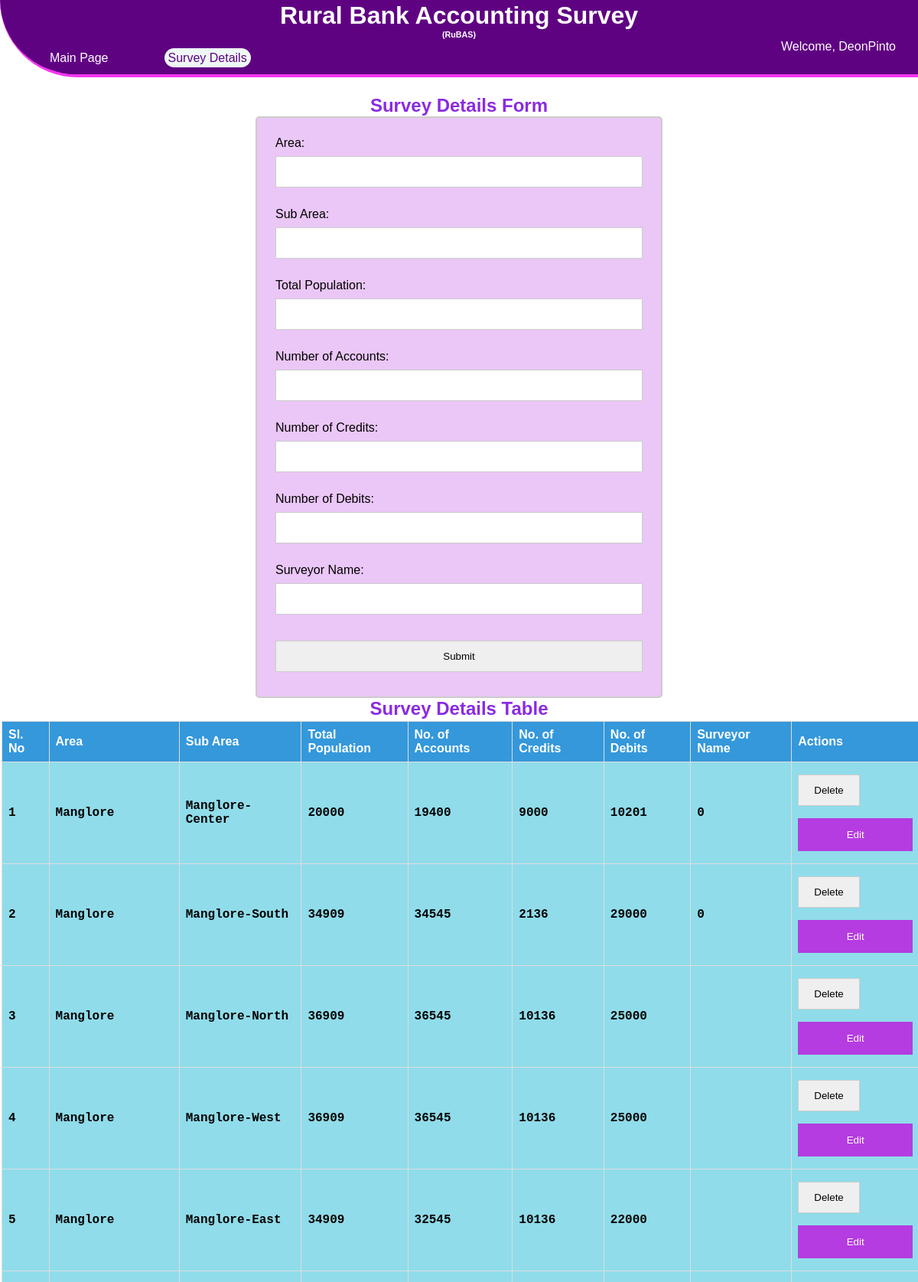
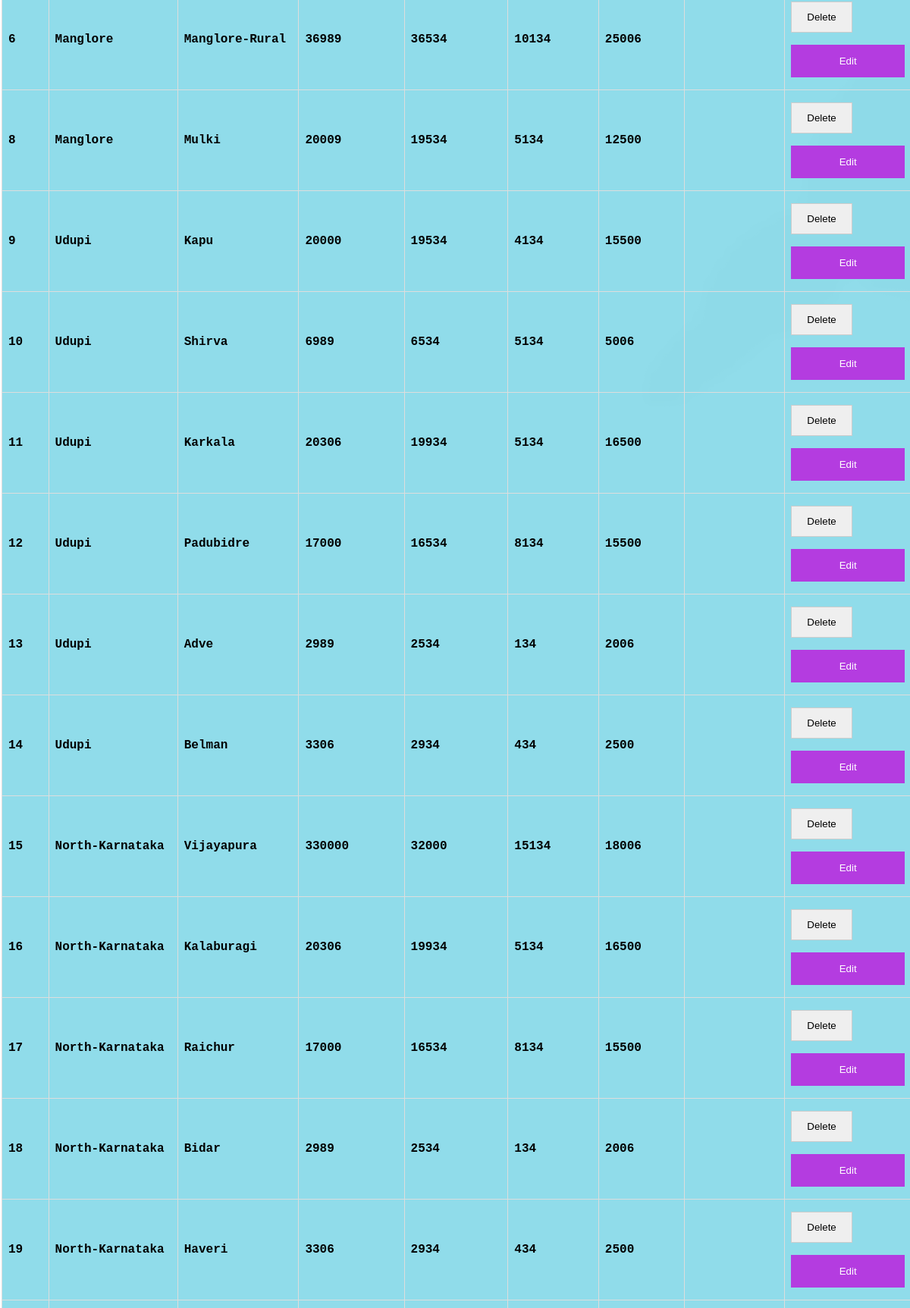
Page /SurveyorPage.php (signed in, upper part) on the committed database (2 pictures, top to bottom).
### tables this page shows
CREATE TABLE `surveydtails` (
  `sl.no` int(99) NOT NULL,
  `Area` varchar(999) NOT NULL,
  `SubArea` varchar(999) NOT NULL,
  `TotalPopulation` int(99) NOT NULL,
  `NoOfAcc` int(99) NOT NULL,
  `NoOfCredit` int(99) NOT NULL,
  `NoOfDebit` int(99) NOT NULL,
  `SurveyorName` varchar(20) NOT NULL
);

### SurveyorPage.php (the view, shortened to what this page needs)
<?php
$user_id = $_SESSION['user_id'];
include "connection.php";
$result = $conn->query("SELECT * FROM surveydtails");
?>
<!DOCTYPE html>
<html>
<head>
    <link rel="stylesheet" href="style.css">
</head>
<body>
    <img src="Images/79.png" alt="Bank" class="backGroundImg">
    <header class="headM">
        <div id="main_head">
            <h1 id="main_heading_text">
                Rural Bank Accounting Survey
            </h1>
            <h6 id="main_heading_abr">(RuBAS)</h6>
        </div>
        <diV class="navOut">
            <nav class="navbar">
                <ul>
                    <li><a href="index.php#HomeSection" id="homeSec">Main Page</a></li>
                    <li><a id="SurvBtn">Survey Details</a></li>
                    <li id="log"><a id="logDetail" onclick="toggleLogoutContainer()">
                            <?php if (isset($user_id)) : ?>
                            Welcome,
                            <?php echo $user_id; ?>
                            <?php endif; ?>
                        </a>
                    </li>
                </ul>
            </nav>
        </diV>
    </header>
    <div class="Spacetop">
        <ul class="marquee">
            <li><img src="" alt=""></li>
        </ul>
    </div>
    <div style="margin-top: 5%;">
        <h2>Survey Details Form</h2>
        <form name="surveyForm" action="" method="post" onsubmit="return validateForm()" style="width: 40%;margin: auto;padding: 2%;background-color: #b43ce049;color: black;border: #ccc 2px solid;border-radius: 5px;">
            Area: <input type="text" name="area" required><br><br>
            Sub Area: <input type="text" name="subArea" required><br><br>
            Total Population: <input type="text" name="totalPopulation" required><br><br>
            Number of Accounts: <input type="text" name="noOfAcc" required><br><br>
            Number of Credits: <input type="text" name="noOfCredit" required><br><br>
            Number of Debits: <input type="text" name="noOfDebit" required><br><br>
            Surveyor Name: <input type="text" name="surveyorName" required><br><br>
            <input type="submit" value="Submit">
        </form>
        <h2>Survey Details Table</h2>
        <table border="1">
            <tr>
                <th>Sl. No</th>
                <th>Area</th>
                <th>Sub Area</th>
                <th>Total Population</th>
                <th>No. of Accounts</th>
                <th>No. of Credits</th>
                <th>No. of Debits</th>
                <th>Surveyor Name</th>
                <th>Actions</th>
            </tr>
            <?php
    if ($result->num_rows > 0) {
        while($row = $result->fetch_assoc()) {
            echo "<tr>
                    <td>{$row['sl.no']}</td>
                    <td>{$row['Area']}</td>
                    <td>{$row['SubArea']}</td>
                    <td>{$row['TotalPopulation']}</td>
                    <td>{$row['NoOfAcc']}</td>
                    <td>{$row['NoOfCredit']}</td>
                    <td>{$row['NoOfDebit']}</td>
                    <td>{$row['SurveyorName']}</td>
                    <td>
                        <form action='' method='post' style='display:inline-block;'>
                            <input type='hidden' name='id' value='{$row['sl.no']}'>
                            <input type='hidden' name='action' value='delete'>
                            <input type='submit' value='Delete'>
                        </form>
                        <button onclick=\"editRecord(
                            '{$row['sl.no']}',
                            '{$row['Area']}',
                            '{$row['SubArea']}',
                            '{$row['TotalPopulation']}',
                            '{$row['NoOfAcc']}',
                            '{$row['NoOfCredit']}',
                            '{$row['NoOfDebit']}',
                            '{$row['SurveyorName']}'
                        )\">Edit</button>
                    </td>
                  </tr>";
        }
    } else {
        echo "<tr><td colspan='9'>No records found</td></tr>";
    }
    ?>
        </table>
    </div>
</body>
<body>
</body>
</html>

### style.css (style rules this page uses)
body { font-family: Arial, Helvetica, sans-serif; color: #888; margin: 0; display: flex; flex-direction: column; justify-content: center; align-items: center; min-height: 100vh; }
.backGroundImg { position: fixed; top: 10vh; left: 20%; width: auto; height: 100%; margin-top: 2%; margin-bottom: 20px; margin-left: auto; margin-right: auto; z-index: -3; opacity: 0.5; }
.Spacetop { height: 8vh; width: 100%; top: 0; background-color: #ffffff6b; z-index: -2; }
input { width: 100%; padding: 12px 20px; margin: 8px 0; display: inline-block; border: 1px solid #ccc; box-sizing: border-box; }
button { background-color: #b43ce0; color: white; padding: 14px 20px; margin: 8px 0; border: none; cursor: pointer; width: 100%; }
#log { float: right; margin-right: 2%; margin-bottom: 0; margin-top: -15px; }
#main_head { text-align: center; color: #fefefe; }
#main_heading_text { margin-top: 0.2%; margin-bottom: 0%; padding-bottom: 0%; }
#main_heading_abr { margin-top: 0%; margin-bottom: 0%; padding-top: 0%; }
.navOut { background-color: #5f0282; }
.navbar { overflow: auto; }
.navbar li { float: left; list-style: none; margin: 12px 8px; margin-top: 0%; margin-left: 5%; }
.navbar li a { padding: 4px 5px; text-decoration: none; color: #fefefe; border-radius: 20px; }
.headM { background-color: #5f0282; overflow: auto; width: 100%; z-index: 1; margin-top: 0%; padding-top: 0%; position: fixed; top: 0%; border-bottom: 4px solid #f535f1; border-bottom-left-radius: 25em; }
.navbar ul { padding: 0%; }
h2 { color: blueviolet; margin:auto; width:fit-content; }
.navbar #SurvBtn { background-color: #eff8f5; color: #5f0282; }
table { border-collapse: collapse; width: 100%; border-radius: 5px; margin: 2px; }
th, td { border: 1px solid #ddd; padding: 8px; text-align: left; }
th { background-color: #3498db; color: white; }
td { background-color: rgba(117, 212, 229, 0.8); color: #000; font-family: 'Courier New', Courier, monospace; font-weight: bolder; }

### rows in the picture
surveydtails: no "1", Area "Manglore", SubArea "Manglore-Center", TotalPopulation "20000", NoOfAcc "19400", NoOfCredit "9000", NoOfDebit "10201", SurveyorName "0"
surveydtails: no "2", Area "Manglore", SubArea "Manglore-South", TotalPopulation "34909", NoOfAcc "34545", NoOfCredit "2136", NoOfDebit "29000", SurveyorName "0"
surveydtails: no "3", Area "Manglore", SubArea "Manglore-North", TotalPopulation "36909", NoOfAcc "36545", NoOfCredit "10136", NoOfDebit "25000"
surveydtails: no "4", Area "Manglore", SubArea "Manglore-West", TotalPopulation "36909", NoOfAcc "36545", NoOfCredit "10136", NoOfDebit "25000"
surveydtails: no "5", Area "Manglore", SubArea "Manglore-East", TotalPopulation "34909", NoOfAcc "32545", NoOfCredit "10136", NoOfDebit "22000"
surveydtails: no "6", Area "Manglore", SubArea "Manglore-Rural", TotalPopulation "36989", NoOfAcc "36534", NoOfCredit "10134", NoOfDebit "25006"
surveydtails: no "8", Area "Manglore", SubArea "Mulki", TotalPopulation "20009", NoOfAcc "19534", NoOfCredit "5134", NoOfDebit "12500"
surveydtails: no "9", Area "Udupi", SubArea "Kapu", TotalPopulation "20000", NoOfAcc "19534", NoOfCredit "4134", NoOfDebit "15500"
surveydtails: no "10", Area "Udupi", SubArea "Shirva", TotalPopulation "6989", NoOfAcc "6534", NoOfCredit "5134", NoOfDebit "5006"
surveydtails: no "11", Area "Udupi", SubArea "Karkala", TotalPopulation "20306", NoOfAcc "19934", NoOfCredit "5134", NoOfDebit "16500"
surveydtails: no "12", Area "Udupi", SubArea "Padubidre", TotalPopulation "17000", NoOfAcc "16534", NoOfCredit "8134", NoOfDebit "15500"
surveydtails: no "13", Area "Udupi", SubArea "Adve", TotalPopulation "2989", NoOfAcc "2534", NoOfCredit "134", NoOfDebit "2006"
surveydtails: no "14", Area "Udupi", SubArea "Belman", TotalPopulation "3306", NoOfAcc "2934", NoOfCredit "434", NoOfDebit "2500"
surveydtails: no "15", Area "North-Karnataka", SubArea "Vijayapura", TotalPopulation "330000", NoOfAcc "32000", NoOfCredit "15134", NoOfDebit "18006"
surveydtails: no "16", Area "North-Karnataka", SubArea "Kalaburagi", TotalPopulation "20306", NoOfAcc "19934", NoOfCredit "5134", NoOfDebit "16500"
surveydtails: no "17", Area "North-Karnataka", SubArea "Raichur", TotalPopulation "17000", NoOfAcc "16534", NoOfCredit "8134", NoOfDebit "15500"
surveydtails: no "18", Area "North-Karnataka", SubArea "Bidar", TotalPopulation "2989", NoOfAcc "2534", NoOfCredit "134", NoOfDebit "2006"
surveydtails: no "19", Area "North-Karnataka", SubArea "Haveri", TotalPopulation "3306", NoOfAcc "2934", NoOfCredit "434", NoOfDebit "2500"

### other values in the picture
$user_id "DeonPinto"
